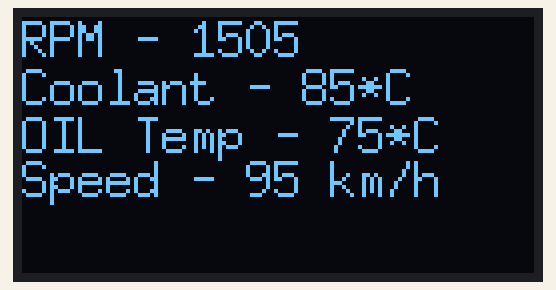
Bench run of a sketch on a simulated Arduino Uno, built with avr-gcc and run on an emulated ATmega328P. On the bench: 128×64 one-colour display.

Above: at 0.5 s.
At 4.8 s:
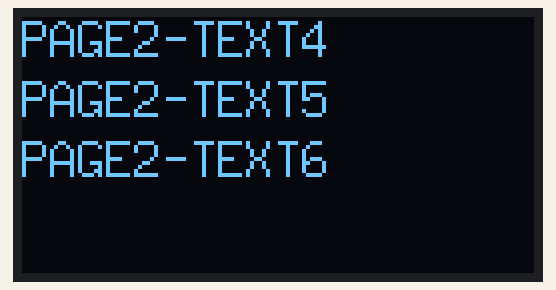

Measured:
- what the display in image 0 shows lasts 4.3 s, from 0.4 s to 4.7 s
- what the display in image 1 shows lasts 4.5 s, from 4.7 s to 9.2 s

The sketch:

2PAGE-OLED.ino
```cpp
#include "U8glib.h"
U8GLIB_SH1106_128X64 u8g(U8G_I2C_OPT_NONE);

void draw1(void) {
  u8g.setFont(u8g_font_7x13);
  u8g.drawStr( 0, 10,    "RPM - 1505");
  //u8g.drawStr( 100, 9,  "7777");
  u8g.drawStr( 0, 22,   "Coolant - 85*C");
 // u8g.drawStr( 100, 20,  "8888");
  u8g.drawStr( 0, 34,   "OIL Temp - 75*C");
 // u8g.drawStr( 100, 31,  "9999");
  u8g.drawStr( 0, 45,   "Speed - 95 km/h");
//  u8g.drawStr( 100, 42,  "0000");
//  u8g.drawStr( 0, 53,   "Hello 5 World!");
//  u8g.drawStr( 100, 53,  "2222");
//  u8g.drawStr( 0, 64,   "Hello 6 World!");
//  u8g.drawStr( 100, 64,  "3333");
}

void draw2(void)
{
  u8g.setFont(u8g_font_7x13);
  u8g.setPrintPos(0, 10);
  u8g.print("PAGE2-TEXT4");
  u8g.setPrintPos(0, 25);
  u8g.print("PAGE2-TEXT5");
  u8g.setPrintPos(0, 40);
  //u8g.setFont(u8g_font_profont10);
  u8g.print("PAGE2-TEXT6");
}

void setup(void)
{


}

void loop(void)
{
  u8g.firstPage();
  do
  {
    draw1();
  }
  while (u8g.nextPage());
  delay(4000);
  u8g.firstPage();
  do
  {
    draw2();
  }
  while (u8g.nextPage());
  delay(4000);
}
```
